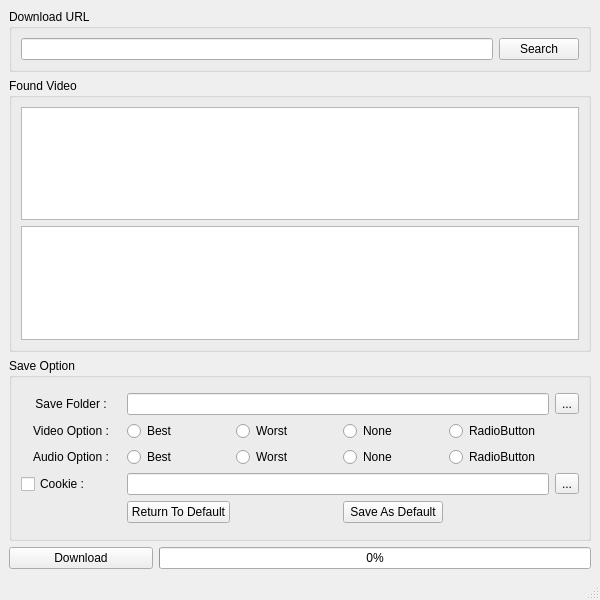
<?xml version="1.0" encoding="UTF-8"?>
<ui version="4.0">
 <class>MainWindow</class>
 <widget class="QMainWindow" name="MainWindow">
  <property name="geometry">
   <rect>
    <x>0</x>
    <y>0</y>
    <width>600</width>
    <height>600</height>
   </rect>
  </property>
  <property name="windowTitle">
   <string>MainWindow</string>
  </property>
  <widget class="QWidget" name="centralwidget">
   <layout class="QVBoxLayout" name="verticalLayout_2" stretch="1,6,4,0">
    <item>
     <widget class="QGroupBox" name="horizontalGroupBox">
      <property name="title">
       <string>Download URL</string>
      </property>
      <property name="flat">
       <bool>true</bool>
      </property>
      <property name="checkable">
       <bool>false</bool>
      </property>
      <layout class="QHBoxLayout" name="horizontalLayout_4" stretch="6,1">
       <item>
        <widget class="QLineEdit" name="url_line"/>
       </item>
       <item>
        <widget class="QPushButton" name="search_btn">
         <property name="text">
          <string>Search</string>
         </property>
         <property name="autoDefault">
          <bool>true</bool>
         </property>
         <property name="flat">
          <bool>false</bool>
         </property>
        </widget>
       </item>
      </layout>
     </widget>
    </item>
    <item>
     <widget class="QGroupBox" name="res_list_box">
      <property name="title">
       <string>Found Video</string>
      </property>
      <property name="flat">
       <bool>false</bool>
      </property>
      <layout class="QVBoxLayout" name="verticalLayout_3">
       <item>
        <widget class="QListWidget" name="res_list"/>
       </item>
       <item>
        <widget class="QTableWidget" name="format_table"/>
       </item>
      </layout>
     </widget>
    </item>
    <item>
     <widget class="QGroupBox" name="horizontalGroupBox_2">
      <property name="title">
       <string>Save Option</string>
      </property>
      <property name="flat">
       <bool>false</bool>
      </property>
      <layout class="QVBoxLayout" name="verticalLayout" stretch="1">
       <item>
        <layout class="QGridLayout" name="gridLayout">
         <item row="1" column="3">
          <widget class="QRadioButton" name="vid_none_rad">
           <property name="text">
            <string>None</string>
           </property>
           <attribute name="buttonGroup">
            <string notr="true">vid_btn_grp</string>
           </attribute>
          </widget>
         </item>
         <item row="1" column="0">
          <widget class="QLabel" name="label_2">
           <property name="text">
            <string>Video Option :</string>
           </property>
           <property name="alignment">
            <set>Qt::AlignCenter</set>
           </property>
          </widget>
         </item>
         <item row="1" column="2">
          <widget class="QRadioButton" name="vid_worst_rad">
           <property name="text">
            <string>Worst</string>
           </property>
           <attribute name="buttonGroup">
            <string notr="true">vid_btn_grp</string>
           </attribute>
          </widget>
         </item>
         <item row="2" column="1">
          <widget class="QRadioButton" name="aud_best_rad">
           <property name="text">
            <string>Best</string>
           </property>
           <attribute name="buttonGroup">
            <string notr="true">aud_btn_grp</string>
           </attribute>
          </widget>
         </item>
         <item row="2" column="2">
          <widget class="QRadioButton" name="aud_worst_rad">
           <property name="text">
            <string>Worst</string>
           </property>
           <attribute name="buttonGroup">
            <string notr="true">aud_btn_grp</string>
           </attribute>
          </widget>
         </item>
         <item row="2" column="3">
          <widget class="QRadioButton" name="aud_none_rad">
           <property name="text">
            <string>None</string>
           </property>
           <attribute name="buttonGroup">
            <string notr="true">aud_btn_grp</string>
           </attribute>
          </widget>
         </item>
         <item row="2" column="4">
          <widget class="QRadioButton" name="aud_custom_rad">
           <property name="text">
            <string>RadioButton</string>
           </property>
           <attribute name="buttonGroup">
            <string notr="true">aud_btn_grp</string>
           </attribute>
          </widget>
         </item>
         <item row="0" column="5">
          <widget class="QToolButton" name="save_dir_btn">
           <property name="text">
            <string>...</string>
           </property>
          </widget>
         </item>
         <item row="1" column="1">
          <widget class="QRadioButton" name="vid_best_rad">
           <property name="text">
            <string>Best</string>
           </property>
           <attribute name="buttonGroup">
            <string notr="true">vid_btn_grp</string>
           </attribute>
          </widget>
         </item>
         <item row="1" column="4">
          <widget class="QRadioButton" name="vid_custom_rad">
           <property name="text">
            <string>RadioButton</string>
           </property>
           <attribute name="buttonGroup">
            <string notr="true">vid_btn_grp</string>
           </attribute>
          </widget>
         </item>
         <item row="0" column="0">
          <widget class="QLabel" name="label">
           <property name="text">
            <string>Save Folder :</string>
           </property>
           <property name="alignment">
            <set>Qt::AlignCenter</set>
           </property>
          </widget>
         </item>
         <item row="2" column="0">
          <widget class="QLabel" name="label_3">
           <property name="text">
            <string>Audio Option :</string>
           </property>
           <property name="alignment">
            <set>Qt::AlignCenter</set>
           </property>
          </widget>
         </item>
         <item row="0" column="1" colspan="4">
          <widget class="QLineEdit" name="save_dir_line">
           <property name="enabled">
            <bool>true</bool>
           </property>
          </widget>
         </item>
         <item row="3" column="0">
          <widget class="QCheckBox" name="cookie_check">
           <property name="layoutDirection">
            <enum>Qt::LeftToRight</enum>
           </property>
           <property name="text">
            <string>Cookie :</string>
           </property>
          </widget>
         </item>
         <item row="3" column="5">
          <widget class="QToolButton" name="cookie_file_btn">
           <property name="text">
            <string>...</string>
           </property>
           <property name="checkable">
            <bool>false</bool>
           </property>
          </widget>
         </item>
         <item row="3" column="1" colspan="4">
          <widget class="QLineEdit" name="cookie_file">
           <property name="readOnly">
            <bool>false</bool>
           </property>
           <property name="clearButtonEnabled">
            <bool>false</bool>
           </property>
          </widget>
         </item>
         <item row="4" column="1">
          <widget class="QPushButton" name="ret_def_btn">
           <property name="text">
            <string>Return To Default</string>
           </property>
          </widget>
         </item>
         <item row="4" column="3">
          <widget class="QPushButton" name="save_def_btn">
           <property name="text">
            <string>Save As Default</string>
           </property>
          </widget>
         </item>
        </layout>
       </item>
      </layout>
     </widget>
    </item>
    <item>
     <layout class="QHBoxLayout" name="horizontalLayout_6" stretch="1,3">
      <item>
       <widget class="QPushButton" name="dl_btn">
        <property name="text">
         <string>Download</string>
        </property>
       </widget>
      </item>
      <item>
       <widget class="QProgressBar" name="dl_bar">
        <property name="value">
         <number>0</number>
        </property>
       </widget>
      </item>
     </layout>
    </item>
   </layout>
  </widget>
  <widget class="QMenuBar" name="menubar">
   <property name="geometry">
    <rect>
     <x>0</x>
     <y>0</y>
     <width>600</width>
     <height>21</height>
    </rect>
   </property>
  </widget>
  <widget class="QStatusBar" name="statusbar"/>
 </widget>
 <resources/>
 <connections/>
 <buttongroups>
  <buttongroup name="vid_btn_grp">
   <property name="exclusive">
    <bool>true</bool>
   </property>
  </buttongroup>
  <buttongroup name="aud_btn_grp"/>
 </buttongroups>
</ui>
